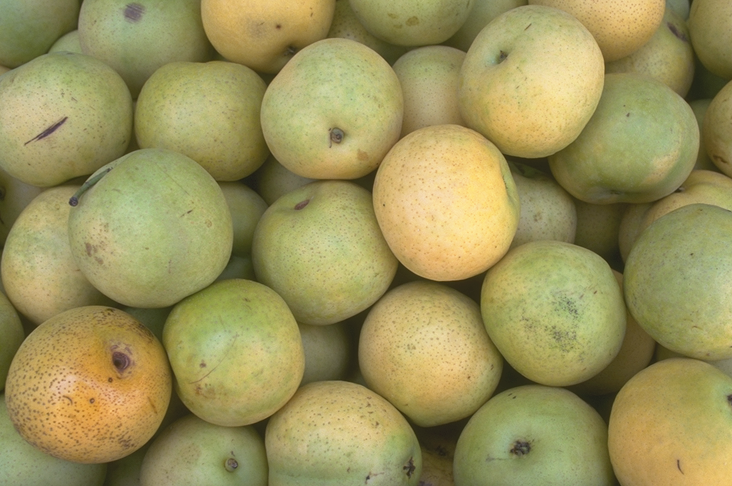
#> input picture pears.png, 732 x 486 px
$ python histPY.py
#> lines starting #> are read from the running program, lines starting #| are printed output that depends on the picture
import cv2
import numpy as np
from matplotlib import pyplot as plt
img = cv2.imread('pears.png',0)
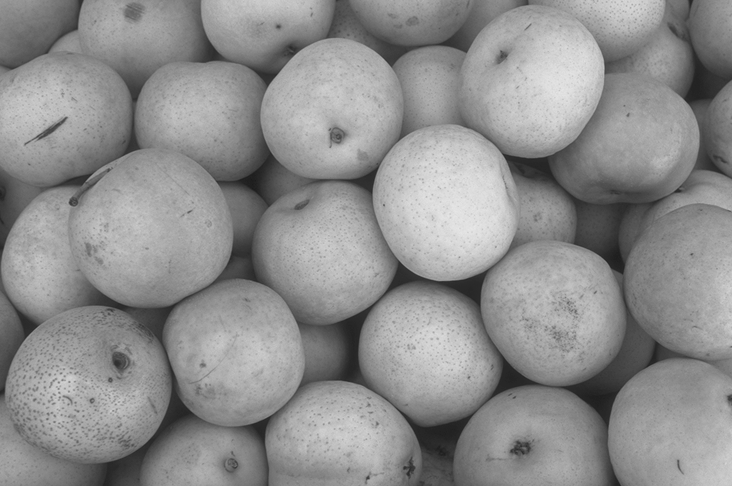
#> img: shape (486, 732); min 27, max 232, mean 142
cv2.imshow("Input", img)
plt.hist(img.ravel(),256,[0,256]); plt.show()
#> after `plt.hist(img.ravel(), 256, [0, 256])`:
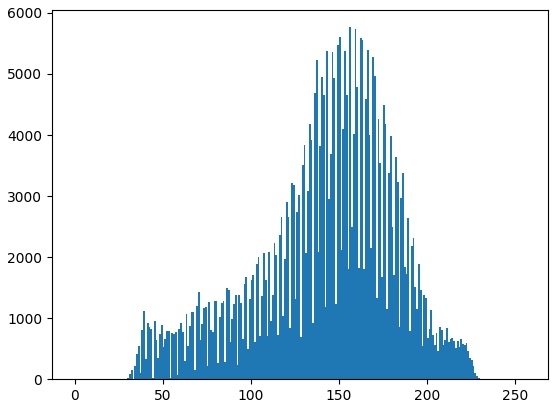
#> figure drawn by matplotlib, 1 panel; tallest bar 5766 high, from x = 156 to 157
clahe = cv2.createCLAHE(clipLimit=2.0, tileGridSize=(8,8))
img = clahe.apply(img)
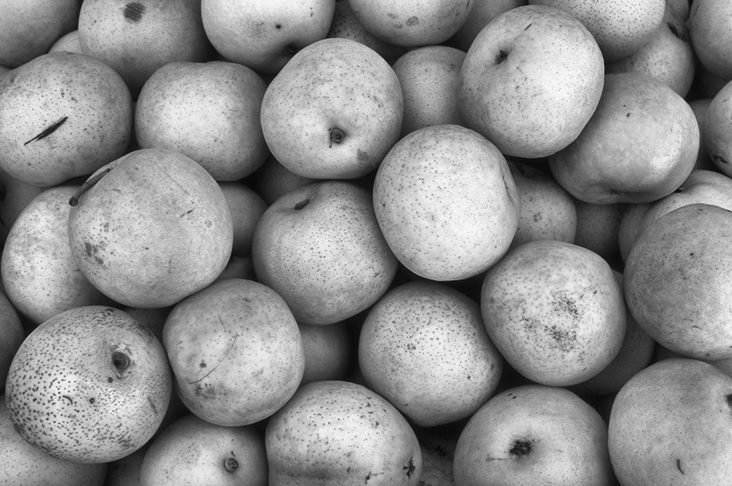
#> img: shape (486, 732); min 7, max 248, mean 142
plt.hist(img.ravel(),256,[0,256]); plt.show()
#> after `plt.hist(img.ravel(), 256, [0, 256])`:
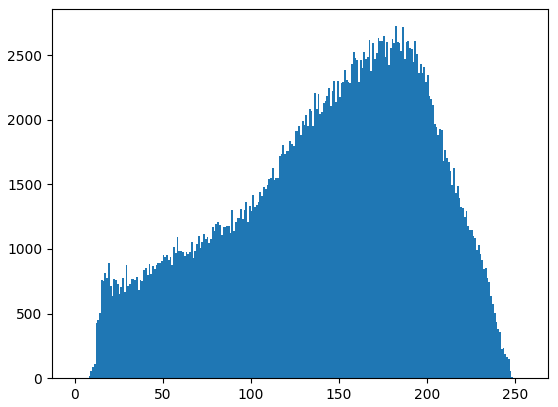
#> figure drawn by matplotlib, 1 panel; tallest bar 2724 high, from x = 182 to 183
cv2.imshow("Output", img)
cv2.waitKey(0)
